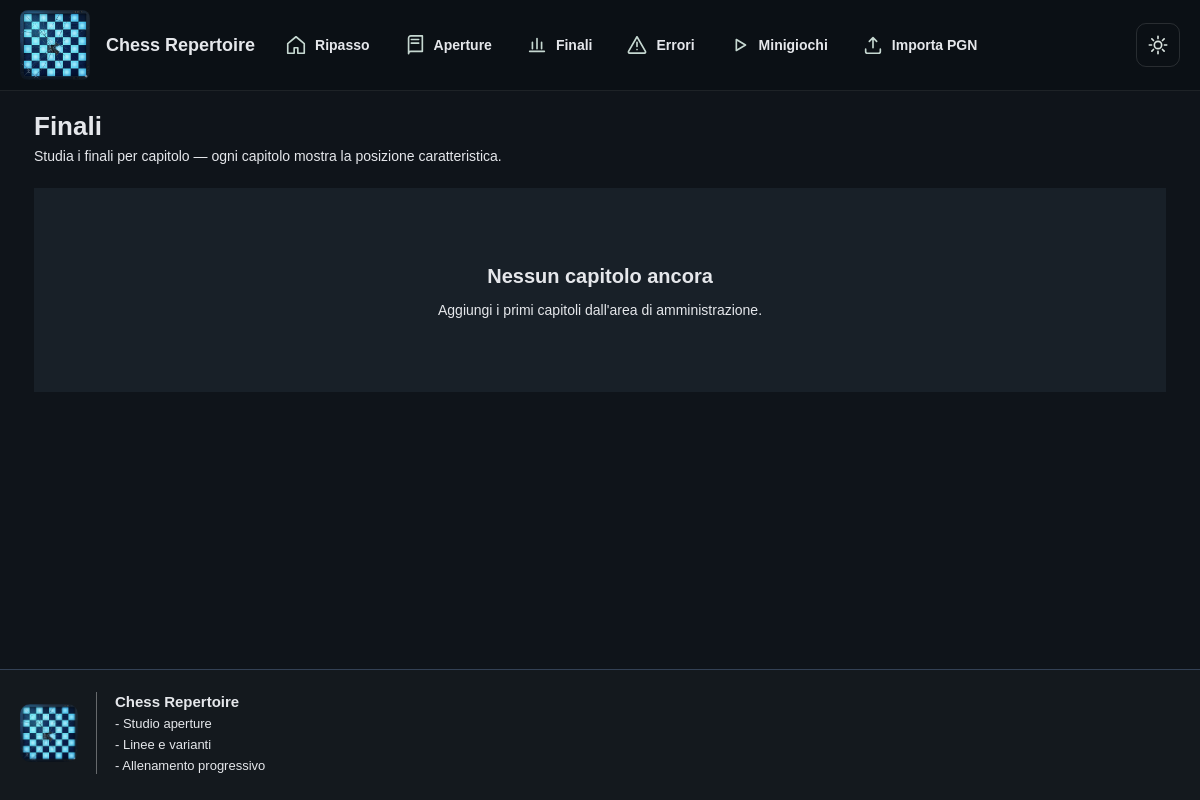
The page /finali/ on the database as committed earlier.
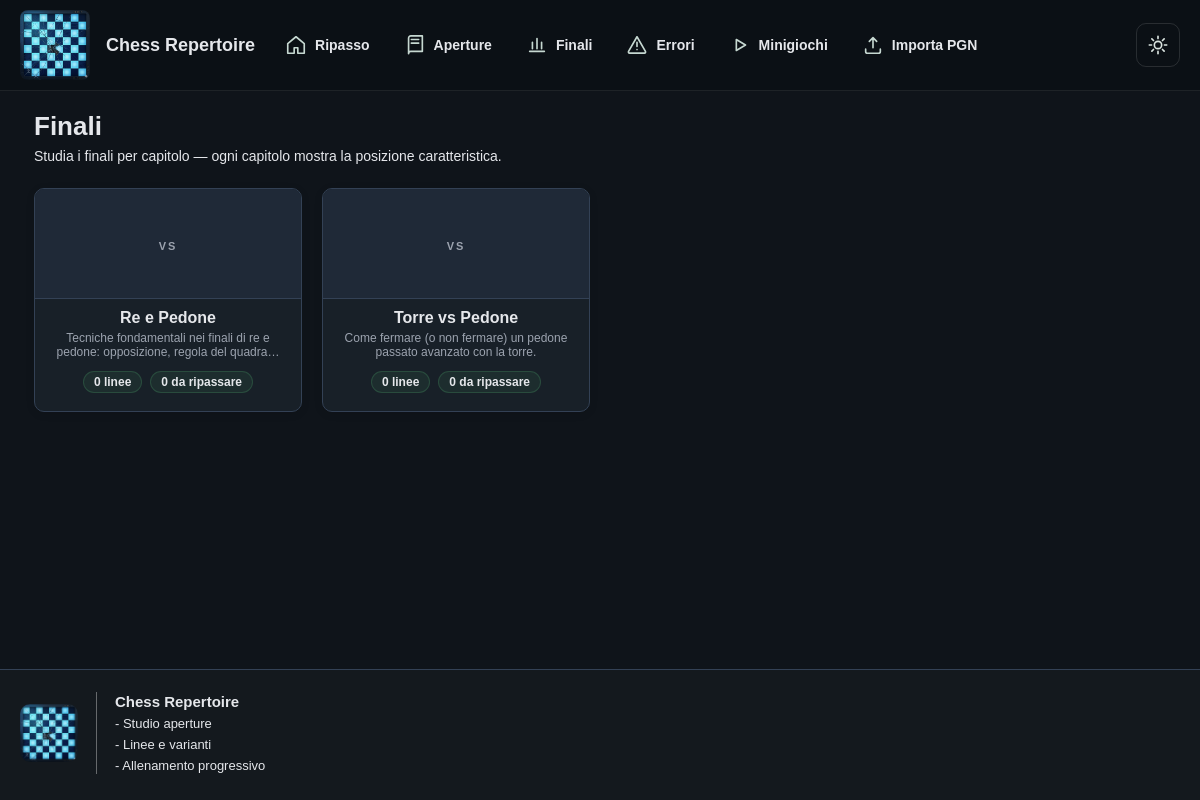
The same page on the database as committed later.
### repertoire/models.py (models this page shows, shortened)
class FinaleCapitolo(models.Model):
    nome = models.CharField(max_length=100, unique=True)
    descrizione = models.TextField(blank=True, null=True)
    ordine = models.PositiveIntegerField(default=0)
    fen_preview = models.TextField(
        blank=True,
        null=True,
        help_text="FEN per la miniatura del capitolo. Se vuoto, usa la prima linea.",
    )
    class Meta:
        ordering = ["ordine", "nome"]

### repertoire/views.py (the view)
# urls.py: path("finali/", views.finali_list, name="finali_list"),
def finali_list(request):
    now = timezone.now()
    capitoli = FinaleCapitolo.objects.annotate(
        num_linee=Count("linee", distinct=True),
        linee_studiate=Count("linee", filter=Q(linee__completamenti__gt=0), distinct=True),
        due_linee=Count(
            "linee",
            filter=_numbered_related_line_filter("linee__") & _finale_due_filter(now),
            distinct=True,
        ),
    ).prefetch_related("linee", "posizioni")
    capitoli_data = []
    for capitolo in capitoli:
        prefetched_lines = list(capitolo.linee.all())
        first_line = prefetched_lines[0] if prefetched_lines else None
        fen = capitolo.fen_preview or (first_line.fen_start if first_line else "")
        white_pieces, black_pieces = _fen_pieces(fen)
        capitoli_data.append(
            {
                "obj": capitolo,
                "white_pieces": white_pieces,
                "black_pieces": black_pieces,
                "num_linee": capitolo.num_linee,
                "linee_studiate": capitolo.linee_studiate,
                "due_linee": capitolo.due_linee,
            }
        )
    return render(request, "repertoire/finali_list.html", {"capitoli": capitoli_data})

### repertoire/views.py (called while the page is built)
def _finale_due_filter(now):
    return Q(linee__review_attempts=0) | Q(linee__due_at__isnull=True) | Q(linee__due_at__lte=now)

def _numbered_related_line_filter(prefix):
    return Q(**{f"{prefix}numero__isnull": False}) & Q(**{f"{prefix}numero__gt": 0})

def _fen_pieces(fen):
    white_symbols = {"K": "♔", "Q": "♕", "R": "♖", "B": "♗", "N": "♘", "P": "♙"}
    black_symbols = {"k": "♚", "q": "♛", "r": "♜", "b": "♝", "n": "♞", "p": "♟"}
    parts = (fen or "").split()
    placement = parts[0] if parts else ""
    white_counts = {piece: 0 for piece in "KQRBNP"}
    black_counts = {piece: 0 for piece in "kqrbnp"}
    for char in placement:
        if char in white_counts:
            white_counts[char] += 1
        elif char in black_counts:
            black_counts[char] += 1
    white = [white_symbols[piece] for piece in "KQRBNP" for _ in range(white_counts[piece])]
    black = [black_symbols[piece] for piece in "kqrbnp" for _ in range(black_counts[piece])]
    return white, black

### repertoire/templates/repertoire/finali_list.html (shortened to what this page needs)
{% extends "repertoire/base.html" %}
{% block content %}
<div class="page">
  <h1 class="page-title">Finali</h1>
  <p class="page-subtitle">Studia i finali per capitolo — ogni capitolo mostra la posizione caratteristica.</p>
  {% if capitoli %}
  <div class="grid">
    {% for item in capitoli %}
    <a href="{% url 'finali_chapter_detail' item.obj.id %}" class="card">
      <div class="pieces-preview">
        <div class="pieces-vs">vs</div>
      </div>
      <h3>{{ item.obj.nome }}</h3>
      {% if item.obj.descrizione %}
      <div class="card-desc">{{ item.obj.descrizione|truncatechars:80 }}</div>
      {% endif %}
      <div class="card-meta">
        <span class="badge">{{ item.num_linee }} linee</span>
        <span class="badge">{{ item.due_linee }} da ripassare</span>
      </div>
    </a>
    {% endfor %}
  </div>
  {% else %}
  <div class="empty-state">
    <h2>Nessun capitolo ancora</h2>
    <p>Aggiungi i primi capitoli dall'<a href="/admin/repertoire/finalecapitolo/add/">area di amministrazione</a>.</p>
  </div>
  {% endif %}
</div>
{% endblock %}

Rows that differ between the two databases and show on the page:
added FinaleCapitolo: obj.nome "Re e Pedone", obj.descrizione "Tecniche fondamentali nei finali di re e pedone: opposizione, regola del quadra…", num_linee "0", due_linee "0"
added FinaleCapitolo: obj.nome "Torre vs Pedone", obj.descrizione "Come fermare (o non fermare) un pedone passato avanzato con la torre.", num_linee "0", due_linee "0"
Other text that changed with them:
text no longer shown: "Nessun capitolo ancora Aggiungi i primi capitoli dall' area di amministrazione ."
